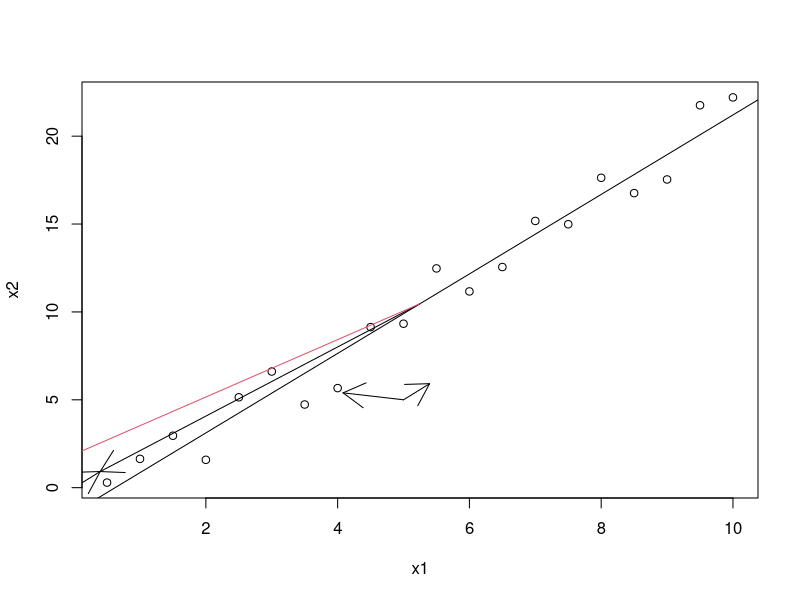

The R source for this figure:
#list of x1s 
x1 = seq.int(0.5,10,0.5)
#calculate x2
x2=2.3*x1-1.2
x2
#plot them to see linear relationship
#par(pty = "s")
#plot(x1,x2,xlim=c(-10,10),ylim=c(-10,10))
#plot(x1,x2)
#add normal noise 
x2=x2+rnorm(20)
x2


#plot it again, should be bumpy
plot(x1,x2)
reg2=lm(x2~x1)
abline(reg2)
##end of q2 above
#var(x1)
#var(x2)
#cov(x1,x2)
### hopefully ok. covariance matrix.
covMatrix = cov(cbind(x1,x2))
covMatrix

## eigen vectors of the covariance 
covEigen=eigen(covMatrix)

v1 = covEigen$vectors[,1]
v2 = covEigen$vectors[,2]
covEigen$vectors[1,1]
covEigen$vectors[2,1]
x1[10]
#arrows(x0=0,y0=0,x1=covEigen$vectors[1,1],y1=covEigen$vectors[2,1],col=2)
#arrows(x0=x1[10],y0=x2[10],x1=covEigen$vectors[1,2],y1=covEigen$vectors[2,2],col=3)
arrows(x0=0,x1=v1[1],y=0,y1=v1[2])
arrows(x0=5,x1=v1[1]+5,y=5,y1=v1[2]+5)
arrows(x0=5,x1=v2[1]+5,y=5,y1=v2[2]+5)
v1
v2
arrows(x0=mean(x1),y0=mean(x2),x1=v1[1],y1=v1[2])
arrows(x0=mean(x1),y0=mean(x2),x1=v2[1],y1=v2[2],col=2)
